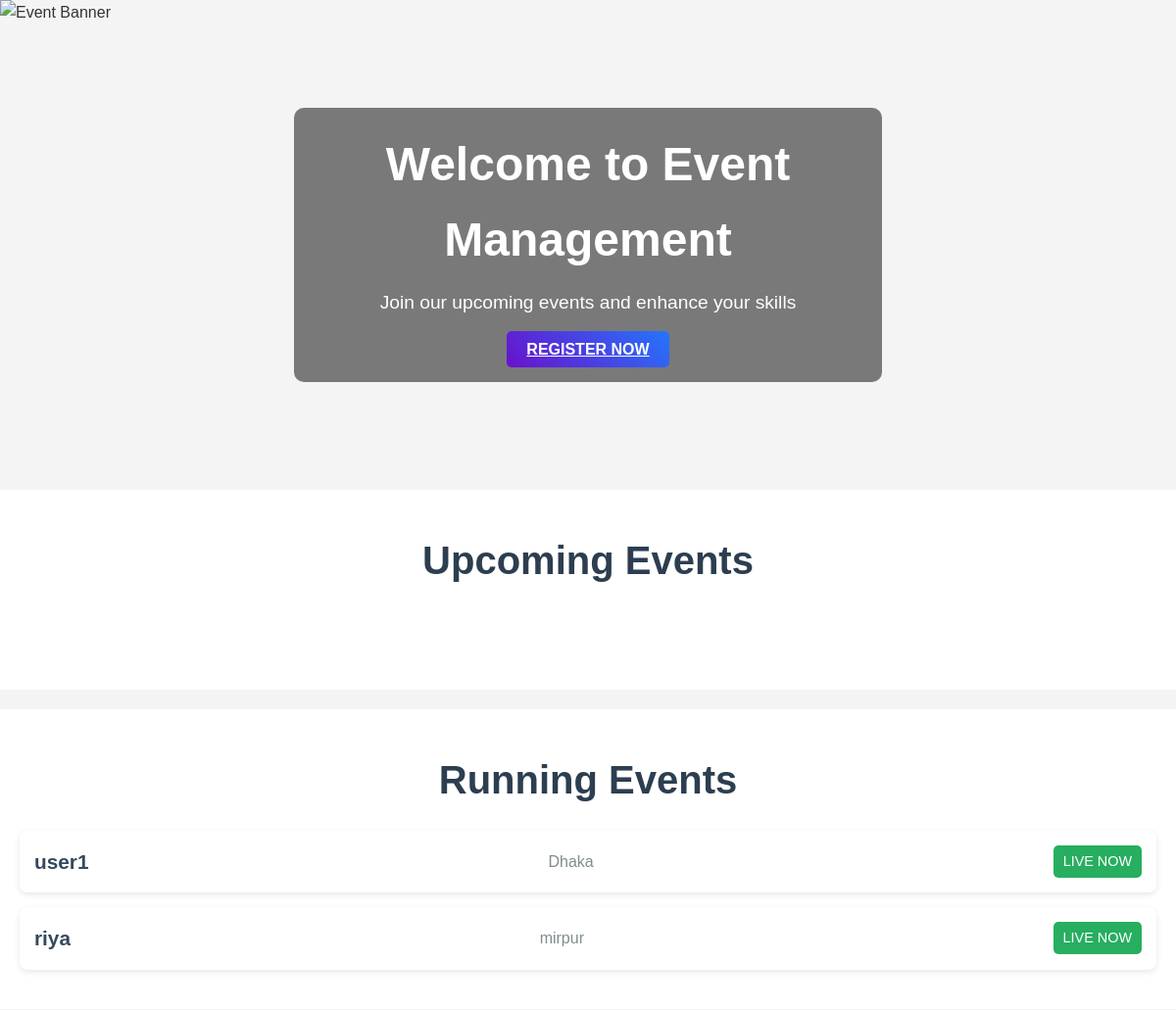
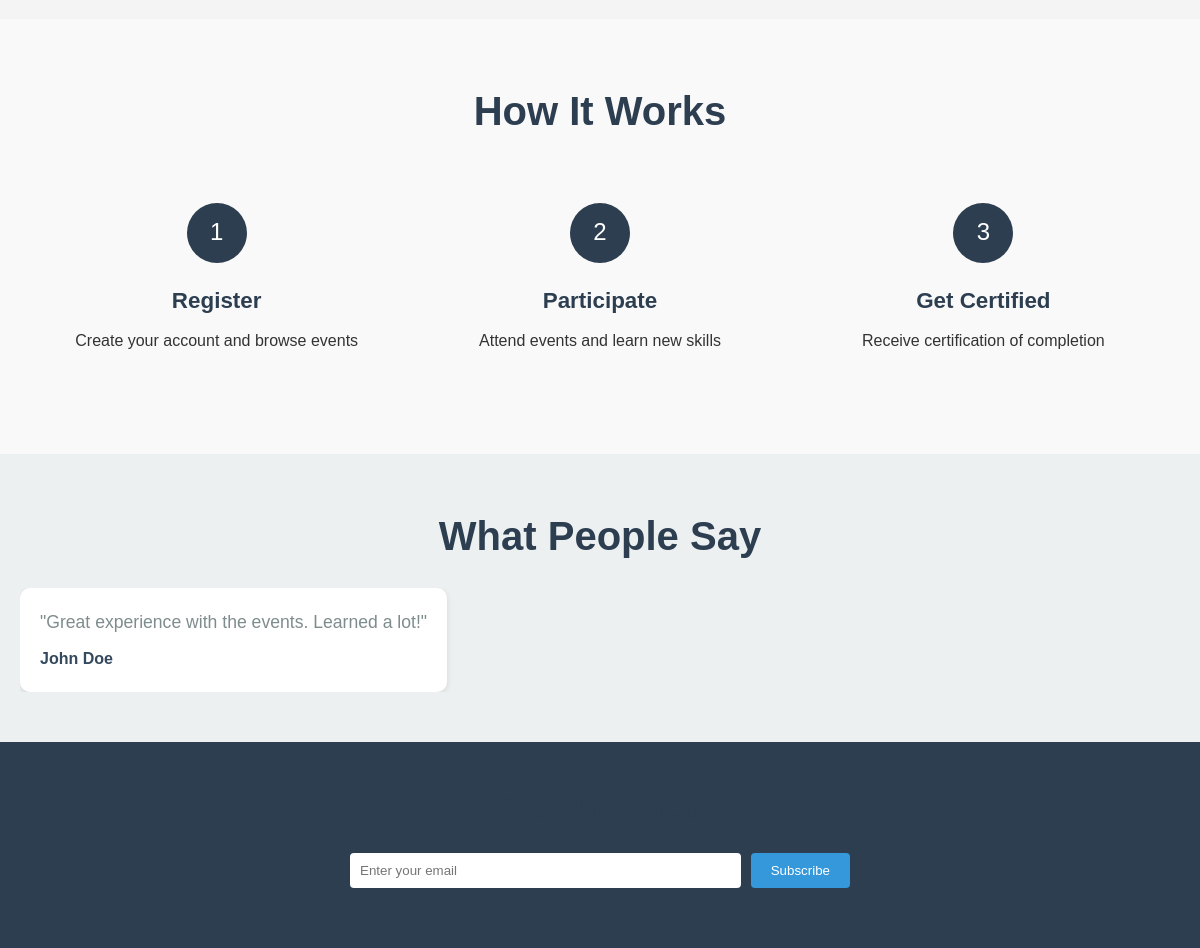
The page / on the database its author committed (2 pictures, top to bottom).
### tables this page shows
CREATE TABLE `events` (
  `id` int(11) NOT NULL,
  `name` varchar(150) NOT NULL,
  `description` text NOT NULL,
  `category` enum('Academic','Cultural','Sports','Social','Technical') NOT NULL,
  `organizer_id` int(11) NOT NULL,
  `date` date NOT NULL,
  `start_time` time NOT NULL,
  `end_time` time NOT NULL,
  `venue` varchar(150) DEFAULT NULL,
  `registration_deadline` date DEFAULT NULL,
  `max_participants` int(11) DEFAULT NULL,
  `is_approved` tinyint(1) DEFAULT 0,
  `status` enum('Draft','Published','Completed','Cancelled') DEFAULT 'Draft',
  `created_at` timestamp NOT NULL DEFAULT current_timestamp(),
  `updated_at` timestamp NOT NULL DEFAULT current_timestamp() ON UPDATE current_timestamp()
);

### index.php (the view, shortened to what this page needs)
<!DOCTYPE html>
<html lang="en">
<head>
    <link rel="stylesheet" href="assets/home.css">
</head>
<?php
include('includes/db.php');
$runningEventsSql = "SELECT e.*, u.name as organizer_name
                     FROM Events e
                     JOIN Users u ON e.organizer_id = u.id
                     WHERE DATE(e.date) = CURDATE()";
$runningEvents = $conn->query($runningEventsSql);
?>
<div class="hero-slider">
    <div class="slide">
        <img src="assets/images/slider1.jpg" alt="Event Banner">
        <div class="slide-content">
            <h1>Welcome to Event Management</h1>
            <p>Join our upcoming events and enhance your skills</p>
            <a href="register.php" class="btn-primary">Register Now</a>
        </div>
    </div>
</div>
<section class="upcoming-events">
    <h2>Upcoming Events</h2>
    <div class="event-grid">
    </div>
</section>
<section class="running-events">
    <h2>Running Events</h2>
    <div class="event-list">
        <?php while($event = $runningEvents->fetch_assoc()): ?>
            <div class="event-item">
                <h3><?php echo htmlspecialchars($event['name']); ?></h3>
                <p><?php echo htmlspecialchars($event['venue']); ?></p>
                <span class="badge">Live Now</span>
            </div>
        <?php endwhile; ?>
    </div>
</section>
<section class="process-steps">
    <h2>How It Works</h2>
    <div class="steps-grid">
        <div class="step">
            <div class="step-icon">1</div>
            <h3>Register</h3>
            <p>Create your account and browse events</p>
        </div>
        <div class="step">
            <div class="step-icon">2</div>
            <h3>Participate</h3>
            <p>Attend events and learn new skills</p>
        </div>
        <div class="step">
            <div class="step-icon">3</div>
            <h3>Get Certified</h3>
            <p>Receive certification of completion</p>
        </div>
    </div>
</section>
<section class="testimonials">
    <h2>What People Say</h2>
    <div class="testimonial-carousel">
        <div class="testimonial">
            <p>"Great experience with the events. Learned a lot!"</p>
            <cite>John Doe</cite>
        </div>
    </div>
</section>
<section class="newsletter">
    <h2>Stay Updated</h2>
    <form action="subscribe.php" method="POST" class="newsletter-form">
        <input type="email" name="email" placeholder="Enter your email" required>
        <button type="submit">Subscribe</button>
    </form>
</section>

### assets/home.css (style rules this page uses)
* { margin: 0; padding: 0; box-sizing: border-box; }
.hero-slider { position: relative; height: 500px; overflow: hidden; }
.slide { position: relative; height: 100%; }
.slide img { width: 100%; height: 100%; object-fit: cover; }
.slide-content { position: absolute; top: 50%; left: 50%; transform: translate(-50%, -50%); text-align: center; color: #fff; background: rgba(0, 0, 0, 0.5); padding: 20px; border-radius: 10px; }
.slide-content h1 { font-size: 3rem; font-weight: 700; margin-bottom: 10px; }
.slide-content p { font-size: 1.2rem; margin-bottom: 20px; }
.btn-primary { background: linear-gradient(45deg, #6a11cb, #2575fc); color: #fff; padding: 10px 20px; border: none; border-radius: 5px; text-transform: uppercase; font-weight: 600; cursor: pointer; transition: background 0.3s ease; }
.upcoming-events, .running-events { padding: 40px 20px; background-color: #fff; margin-bottom: 20px; }
h2 { text-align: center; font-size: 2.5rem; margin-bottom: 20px; color: #2c3e50; font-weight: 700; }
.event-grid { display: grid; grid-template-columns: repeat(auto-fit, minmax(250px, 1fr)); gap: 20px; padding: 20px; }
.running-events .event-list { display: flex; flex-direction: column; gap: 15px; }
.event-item { background: #fff; padding: 15px; border-radius: 8px; box-shadow: 0 2px 6px rgba(0, 0, 0, 0.1); display: flex; justify-content: space-between; align-items: center; }
.event-item h3 { font-size: 1.3rem; color: #34495e; }
.event-item p { color: #7f8c8d; }
.badge { background: #27ae60; color: #fff; padding: 5px 10px; border-radius: 5px; font-size: 0.9rem; text-transform: uppercase; }
.process-steps { background: #f9f9f9; padding: 60px 20px; }
.steps-grid { display: grid; grid-template-columns: repeat(auto-fit, minmax(200px, 1fr)); gap: 30px; }
.step { text-align: center; }
.step-icon { width: 60px; height: 60px; background: #3498db; color: #fff; border-radius: 50%; display: flex; align-items: center; justify-content: center; margin: 0 auto 15px; font-size: 1.5rem; }
.step h3 { font-size: 1.4rem; color: #2c3e50; margin-bottom: 10px; }
.testimonials { background: #ecf0f1; padding: 50px 20px; }
.testimonial-carousel { display: flex; overflow-x: auto; gap: 30px; }
.testimonial { background: #fff; padding: 20px; border-radius: 10px; box-shadow: 0 2px 6px rgba(0, 0, 0, 0.1); min-width: 250px; flex: 0 0 auto; }
.testimonial p { font-size: 1.1rem; color: #7f8c8d; }
cite { display: block; margin-top: 10px; font-style: normal; font-weight: 600; color: #34495e; }
.newsletter { background: #2c3e50; color: #fff; padding: 40px 20px; text-align: center; }
.newsletter h2 { font-size: 2rem; margin-bottom: 20px; }
.newsletter-form { max-width: 500px; margin: 0 auto; display: flex; gap: 10px; }
.newsletter-form input { flex: 1; padding: 12px; border: none; border-radius: 4px; }
.newsletter-form button { padding: 12px 20px; background: #3498db; color: #fff; border: none; border-radius: 4px; cursor: pointer; transition: background 0.3s ease; }

### index.php (style rules this page uses)
* { margin: 0; padding: 0; box-sizing: border-box; }
.hero-slider { position: relative; height: 500px; overflow: hidden; }
.slide { position: relative; height: 100%; }
.slide img { width: 100%; height: 100%; object-fit: cover; }
.slide-content { position: absolute; top: 50%; left: 50%; transform: translate(-50%, -50%); text-align: center; color: #fff; }
.event-grid { display: grid; grid-template-columns: repeat(4, 1fr); gap: 20px; padding: 20px; }
.steps-grid { display: grid; grid-template-columns: repeat(3, 1fr); gap: 30px; padding: 40px 20px; }
.step { text-align: center; }
.step-icon { width: 60px; height: 60px; background: #2c3e50; color: #fff; border-radius: 50%; display: flex; align-items: center; justify-content: center; margin: 0 auto 20px; font-size: 24px; }
.newsletter { background: #2c3e50; color: #fff; padding: 40px 20px; text-align: center; }
.newsletter-form { max-width: 500px; margin: 20px auto; display: flex; gap: 10px; }
.newsletter-form input { flex: 1; padding: 10px; border: none; border-radius: 4px; }
.newsletter-form button { padding: 10px 20px; background: #3498db; color: #fff; border: none; border-radius: 4px; cursor: pointer; }

### rows shown on the page
events: name "user1", venue "Dhaka"
events: name "riya", venue "mirpur"
